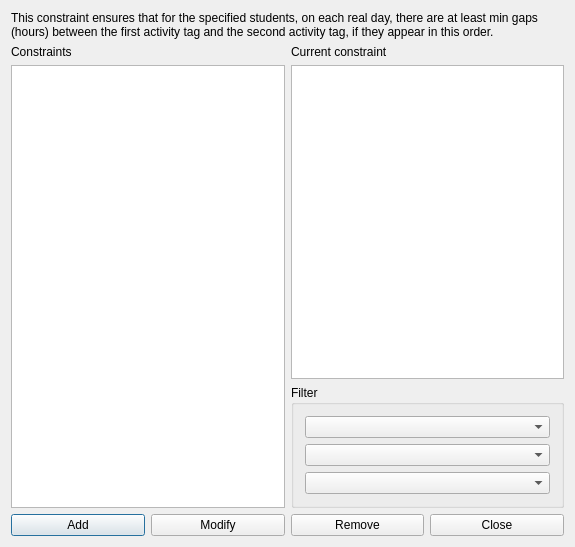
<?xml version="1.0" encoding="UTF-8"?>
<ui version="4.0">
 <class>ConstraintStudentsSetMinGapsBetweenOrderedPairOfActivityTagsPerRealDayForm_template</class>
 <widget class="QDialog" name="ConstraintStudentsSetMinGapsBetweenOrderedPairOfActivityTagsPerRealDayForm_template">
  <property name="geometry">
   <rect>
    <x>0</x>
    <y>0</y>
    <width>575</width>
    <height>547</height>
   </rect>
  </property>
  <property name="windowTitle">
   <string extracomment="This is the title of the dialog to see the list of all constraints of this type">Constraints students set min gaps between ordered pair of activity tags per real day</string>
  </property>
  <layout class="QGridLayout" name="gridLayout_2">
   <item row="0" column="0" colspan="2">
    <widget class="QLabel" name="textLabel1">
     <property name="sizePolicy">
      <sizepolicy hsizetype="Minimum" vsizetype="Minimum">
       <horstretch>0</horstretch>
       <verstretch>0</verstretch>
      </sizepolicy>
     </property>
     <property name="text">
      <string>This constraint ensures that for the specified students, on each real day, there are at least min gaps (hours) between the first activity tag and the second activity tag, if they appear in this order.</string>
     </property>
     <property name="wordWrap">
      <bool>true</bool>
     </property>
    </widget>
   </item>
   <item row="1" column="1">
    <layout class="QVBoxLayout" name="verticalLayout_2">
     <item>
      <widget class="QLabel" name="currentConstraintTextLabel">
       <property name="text">
        <string>Current constraint</string>
       </property>
       <property name="wordWrap">
        <bool>false</bool>
       </property>
      </widget>
     </item>
     <item>
      <widget class="QPlainTextEdit" name="currentConstraintTextEdit"/>
     </item>
    </layout>
   </item>
   <item row="2" column="1">
    <widget class="QGroupBox" name="filterGroupBox">
     <property name="title">
      <string>Filter</string>
     </property>
     <layout class="QGridLayout" name="gridLayout">
      <item row="0" column="0">
       <widget class="QComboBox" name="studentsComboBox"/>
      </item>
      <item row="1" column="0">
       <widget class="QComboBox" name="firstActivityTagComboBox"/>
      </item>
      <item row="2" column="0">
       <widget class="QComboBox" name="secondActivityTagComboBox"/>
      </item>
     </layout>
    </widget>
   </item>
   <item row="3" column="0" colspan="2">
    <layout class="QHBoxLayout" name="horizontalLayout">
     <item>
      <widget class="QPushButton" name="addConstraintPushButton">
       <property name="text">
        <string>Add</string>
       </property>
      </widget>
     </item>
     <item>
      <widget class="QPushButton" name="modifyConstraintPushButton">
       <property name="text">
        <string>Modify</string>
       </property>
      </widget>
     </item>
     <item>
      <widget class="QPushButton" name="removeConstraintPushButton">
       <property name="text">
        <string>Remove</string>
       </property>
      </widget>
     </item>
     <item>
      <widget class="QPushButton" name="closePushButton">
       <property name="text">
        <string>Close</string>
       </property>
      </widget>
     </item>
    </layout>
   </item>
   <item row="1" column="0" rowspan="2">
    <layout class="QVBoxLayout" name="verticalLayout">
     <item>
      <widget class="QLabel" name="constraintsTextLabel">
       <property name="frameShape">
        <enum>QFrame::NoFrame</enum>
       </property>
       <property name="frameShadow">
        <enum>QFrame::Plain</enum>
       </property>
       <property name="text">
        <string>Constraints</string>
       </property>
       <property name="wordWrap">
        <bool>false</bool>
       </property>
      </widget>
     </item>
     <item>
      <widget class="QListWidget" name="constraintsListWidget"/>
     </item>
    </layout>
   </item>
  </layout>
 </widget>
 <layoutdefault spacing="6" margin="11"/>
 <resources/>
 <connections/>
</ui>
